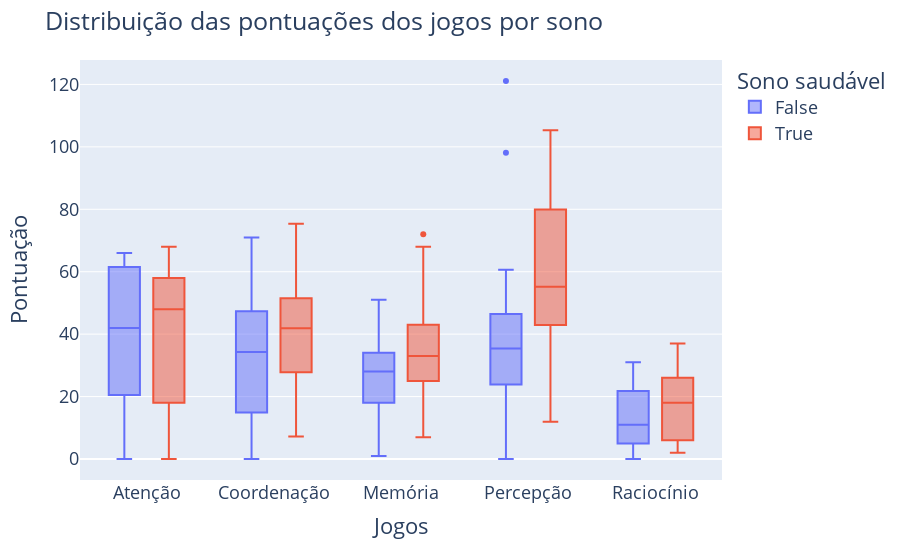

The notebook cell saved with this chart:
### Code cell
df_sleep = df.copy()
df_sleep['safe_sleep'] = df_sleep['sono'].apply(lambda x: x in ['7', '8', '9'])

fig = px.box(df_sleep, y=GAMES, color='safe_sleep')
fig.update_layout(title='Distribuição das pontuações dos jogos por sono',
                    xaxis_title='Jogos',
                    yaxis_title='Pontuação',
                    font=dict(
                        size=18
                    ),
                    legend_title='Sono saudável'
)

### Figure 1 — Plotly figure (JSON) as saved in the notebook; plotly's stock layout.template omitted (floating-point values rounded to 4 significant figures; data arrays with more than 128 entries replaced by an {"elided": "..."} marker saying what was removed)
{"data": [{"alignmentgroup": "True", "hovertemplate": "safe_sleep=False<br>variable=%{x}<br>value=%{y}<extra></extra>", "legendgroup": "False", "marker": {"color": "#636efa"}, "name": "False", "notched": false, "offsetgroup": "False", "orientation": "v", "showlegend": true, "type": "box", "x": ["Atenção", "Atenção", "Atenção", "Atenção", "Atenção", "Atenção", "Atenção", "Atenção", "Atenção", "Atenção", "Atenção", "Atenção", "Atenção", "Atenção", "Atenção", "Atenção", "Atenção", "Atenção", "Atenção", "Atenção", "Atenção", "Atenção", "Coordenação", "Coordenação", "Coordenação", "Coordenação", "Coordenação", "Coordenação", "Coordenação", "Coordenação", "Coordenação", "Coordenação", "Coordenação", "Coordenação", "Coordenação", "Coordenação", "Coordenação", "Coordenação", "Coordenação", "Coordenação", "Coordenação", "Coordenação", "Coordenação", "Coordenação", "Memória", "Memória", "Memória", "Memória", "Memória", "Memória", "Memória", "Memória", "Memória", "Memória", "Memória", "Memória", "Memória", "Memória", "Memória", "Memória", "Memória", "Memória", "Memória", "Memória", "Memória", "Memória", "Percepção", "Percepção", "Percepção", "Percepção", "Percepção", "Percepção", "Percepção", "Percepção", "Percepção", "Percepção", "Percepção", "Percepção", "Percepção", "Percepção", "Percepção", "Percepção", "Percepção", "Percepção", "Percepção", "Percepção", "Percepção", "Percepção", "Raciocínio", "Raciocínio", "Raciocínio", "Raciocínio", "Raciocínio", "Raciocínio", "Raciocínio", "Raciocínio", "Raciocínio", "Raciocínio", "Raciocínio", "Raciocínio", "Raciocínio", "Raciocínio", "Raciocínio", "Raciocínio", "Raciocínio", "Raciocínio", "Raciocínio", "Raciocínio", "Raciocínio", "Raciocínio"], "x0": " ", "xaxis": "x", "y": [36, 64, 57, 20, 0, 55, 60, 66, 15, 7, 42, 62, 65, 65, 12, 22, 23, 52, 26, null, null, null, 19.2, 49.4, 1.9, 24.5, 12.2, 34.3, 51, 46, 34.9, 28.3, 3.9, 47.8, 36, 71, 0, 19.6, 42.8, 55, 13.5, null, null, null, 21, 29, 36, 28, 1, 17, 15, 34, 42, 40, 9, 26, 34, 51, 15, 23, 32, 29, 28, null, null, null, 24.2, 98.1, 17.5, 30.9, 0, 60.6, 36.1, 121.1, 18.4, 37.4, 23.8, 56.8, 24.4, 49.5, 18.4, 30.1, 35.4, 36.1, 36.1, null, null, null, 12, 21, 7, 12, 0, 11, 27, 29, 4, 10, 12, 5, 9, 22, 2, 5, 28, 5, 31, null, null, null], "y0": " ", "yaxis": "y"}, {"alignmentgroup": "True", "hovertemplate": "safe_sleep=True<br>variable=%{x}<br>value=%{y}<extra></extra>", "legendgroup": "True", "marker": {"color": "#EF553B"}, "name": "True", "notched": false, "offsetgroup": "True", "orientation": "v", "showlegend": true, "type": "box", "x": {"elided": "200 str values"}, "x0": " ", "xaxis": "x", "y": {"elided": "200 float values"}, "y0": " ", "yaxis": "y"}], "layout": {"boxmode": "group", "font": {"size": 18}, "legend": {"title": {"text": "Sono saudável"}, "tracegroupgap": 0}, "margin": {"t": 60}, "title": {"text": "Distribuição das pontuações dos jogos por sono"}, "xaxis": {"anchor": "y", "domain": [0, 1], "title": {"text": "Jogos"}}, "yaxis": {"anchor": "x", "domain": [0, 1], "title": {"text": "Pontuação"}}}}
